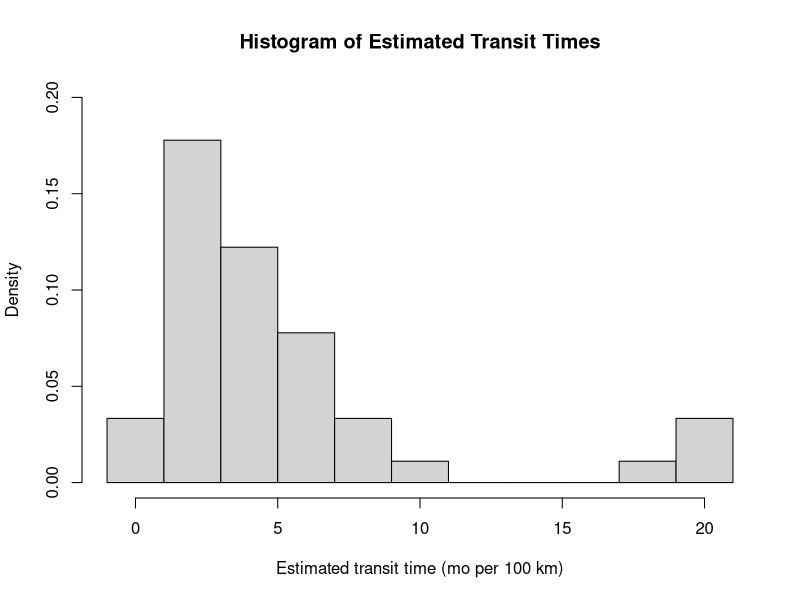
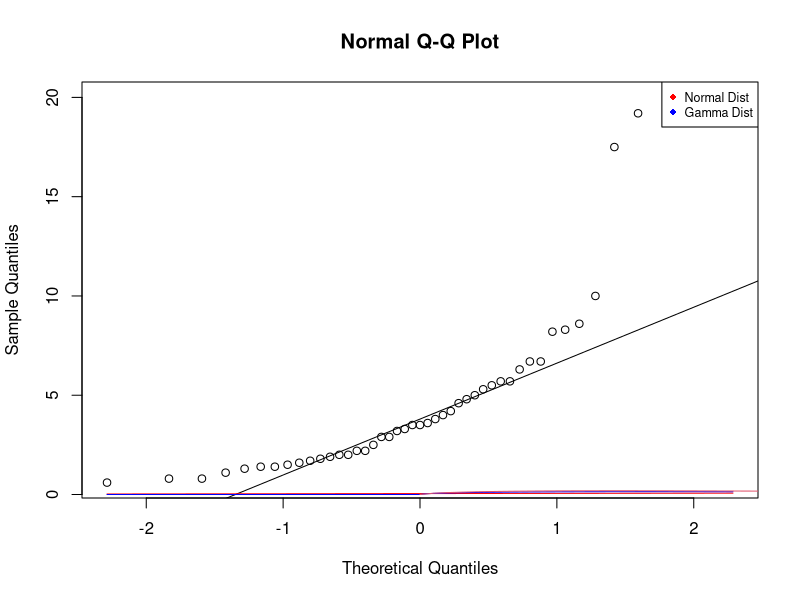

Recreate these plots in R, in order.
bee = read.table("beedata.csv", sep=",", header=TRUE)
hist(bee$Transit.Time, breaks=seq(-01, 21, by=2), prob = TRUE, main = "Histogram of Estimated Transit Times",
     xlab = "Estimated transit time (mo per 100 km)", ylim = c(0,0.2))

# lines(density(bee$Transit.Time), lwd = 2, col = "blue")

qqnorm(y=bee$Transit.Time)
qqline(y = bee$Transit.Time)
#we see that if we would just use a normal distribution, the normal distribution 
#would understate the extreme positive values of x

#install.packages("MASS")
library(MASS)

normest = fitdistr(bee$Transit.Time, "normal")
curve(dnorm(x, normest$estimate[1], normest$estimate[2]), add=TRUE, col='red')

gammaest = fitdistr(bee$Transit.Time, densfun="gamma")
curve(dgamma(x, gammaest$estimate[1], gammaest$estimate[2]), add=TRUE, col='blue')
x=seq(0,20, by=0.1)
lines(x, dgamma(x, 1.61,1/2.37), col=2)

legend("topright", cex=0.75, pch=16, 
       col=c("red", "blue"), legend=c("Normal Dist", "Gamma Dist"))

if (FALSE) {
  probs = seq(0.05, 0.95, by = 0.05)
  dataQ = quantile(bee$Transit.Time, probs = probs)
  gammaQ  = qgamma(probs, 1.61, 1/2.37)
  normQ = qnorm(probs, mean = mean(bee$Transit.Time), sd = sd(bee$Transit.Time))
  
  plot(dataQ~gammaQ, xlim = c(-3,20), ylim = c(0,20))
  points(dataQ, x = normQ, pch = 19)
}
#curve(dgamma(x= BeeTable$Transit.Time, shape=2, scale=1.5), from= 0, to = 20, main = "Gamma Distribution")
# dgamma(x= bee$Transit.Time, shape=1, scale=1.5)
#make a slider thingy to adjust the shape and the scale


